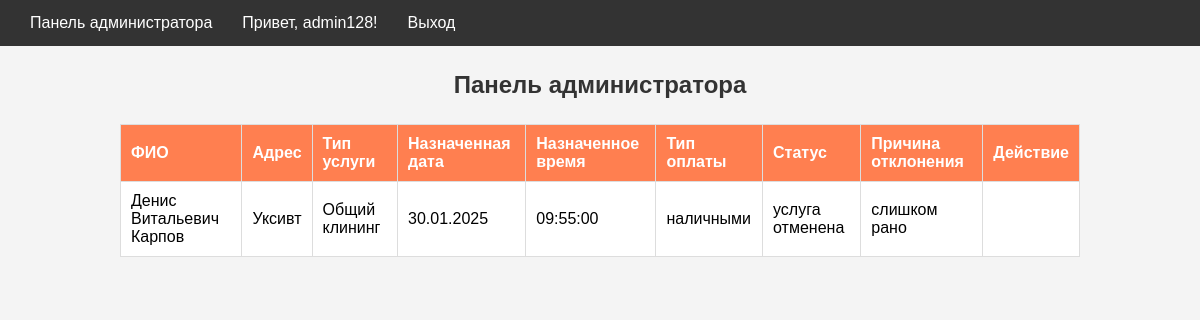
Page /admin_panel.php (signed in) on the earlier database version.
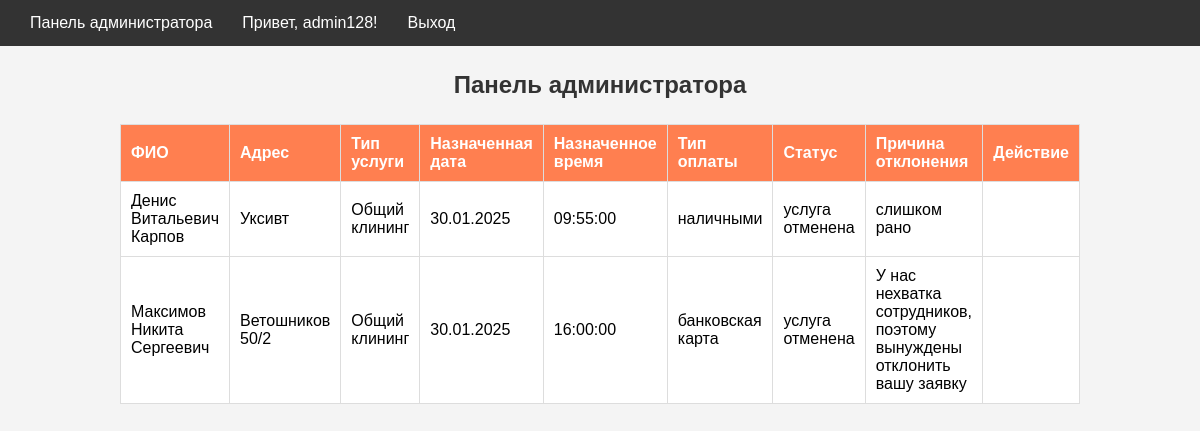
Same page on the later database version.
### tables this page shows
CREATE TABLE `users` (
  `id` int NOT NULL,
  `fio` varchar(255) NOT NULL,
  `telephone` varchar(20) NOT NULL,
  `email` varchar(255) NOT NULL,
  `login` varchar(100) NOT NULL,
  `password` varchar(255) NOT NULL,
  `role` enum('user','admin') NOT NULL DEFAULT 'user'
);

CREATE TABLE `applications` (
  `id` int NOT NULL,
  `user_id` int NOT NULL,
  `address` text NOT NULL,
  `contact_data` varchar(255) NOT NULL,
  `type_service_id` int DEFAULT NULL,
  `custom_service` text,
  `date_get_service` date NOT NULL,
  `time_get_service` time NOT NULL,
  `type_payment` enum('наличными','банковская карта') NOT NULL,
  `status_provision` enum('новая заявка','в работе','услуга оказана','услуга отменена') NOT NULL DEFAULT 'новая заявка',
  `reason_reject` text
);

CREATE TABLE `services` (
  `id` int NOT NULL,
  `name` varchar(255) NOT NULL,
  `description` text
);

### admin_panel.php (the view, shortened to what this page needs)
<?php
include 'includes/nav.php';
include 'settings.php';
$query = "SELECT applications.*, users.fio, services.name
          FROM applications
          JOIN users ON applications.user_id = users.id
          JOIN services ON applications.type_service_id = services.id";
$result = mysqli_query($connect, $query);
?>
<h2>Панель администратора</h2>
<table border="1">
    <tr>
        <th>ФИО</th>
        <th>Адрес</th>
        <th>Тип услуги</th>
        <th>Назначенная дата</th>
        <th>Назначенное время</th>
        <th>Тип оплаты</th>
        <th>Статус</th>
        <th>Причина отклонения</th>
        <th>Действие</th>
    </tr>
    <?php while ($application = mysqli_fetch_assoc($result)) { ?>
        <tr>
            <td><?= htmlspecialchars($application['fio']) ?></td>
            <td><?= htmlspecialchars($application['address']) ?></td>
            <td>
                <?= !empty(trim($application['name']))
                    ? htmlspecialchars($application['name'])
                    : htmlspecialchars($application['custom_service'] ?? '') ?>
            </td>
            <td><?= date("d.m.Y", strtotime($application['date_get_service'])) ?></td>
            <td><?= htmlspecialchars($application['time_get_service']) ?></td>
            <td><?= htmlspecialchars($application['type_payment']) ?></td>
            <td><?= htmlspecialchars($application['status_provision'] ?? '') ?></td>
            <td>
                <?php if ($application['status_provision'] == 'услуга отменена' && !empty($application['reason_reject'])): ?>
                    <?= htmlspecialchars($application['reason_reject']) ?>
                <?php else: ?>
                    -
                <?php endif; ?>
            </td>
            <td>
            </td>
        </tr>
    <?php } ?>
</table>

### includes/nav.php (shortened to what this page needs)
<?php
if (isset($_SESSION['user_id'])) {
    $userId = $_SESSION['user_id'];
}
require "database/db.php"
?>
<nav>
    <ul>
        <?php if (isset($_SESSION['role']) && $_SESSION['role'] == 'admin'): ?>
            <li><a href="admin_panel.php">Панель администратора</a></li>
        <?php elseif (isset($_SESSION['role']) && $_SESSION['role'] == 'user'): ?>
            <li><a href="index.php">Главная</a></li>
            <li><a href="profile.php">Мой профиль</a></li>
            <li><a href="create_application.php">Создать заявку</a></li>
        <?php endif; ?>
        <?php if (isset($userId)): ?>
            <? $sql = "SELECT login FROM users WHERE id = '$userId'";
            $query = mysqli_query($connect, $sql);
            $fetch = mysqli_fetch_assoc($query);
            $login = $fetch['login'];
            ?>
            <li>Привет, <?php echo htmlspecialchars($login); ?>!</li>
            <li><a href="logout.php">Выход</a></li>
        <?php else: ?>
            <li><a href="/">Главная</a></li>
            <li><a href="login.php">Войти</a></li>
            <li><a href="register.php">Регистрация</a></li>
        <?php endif; ?>
    </ul>
</nav>

### settings.php (shortened to what this page needs)
<head>
    <link rel='stylesheet' type='text/css' media='screen' href='/design/css/main.css'>
    <link rel='stylesheet' type='text/css' media='screen' href='/design/css/auth.css'>
    <link rel='stylesheet' type='text/css' media='screen' href='/design/css/admin.css'>
</head>

### design/css/main.css (style rules this page uses)
nav { background: #333; color: white; padding: 10px 20px; }
nav ul { list-style-type: none; padding: 0; margin: 0; display: flex; justify-content: flex-start; }
nav li { margin-right: 20px; }
nav a { color: white; text-decoration: none; padding: 10px; transition: background 0.3s, color 0.3s; border-radius: 5px; }

### design/css/auth.css (style rules this page uses)
h2 { text-align: center; color: #333; }

### design/css/admin.css (style rules this page uses)
h2 { text-align: center; }
table { width: 80%; max-width: 1000px; margin: 20px auto; border-collapse: collapse; }
th, td { padding: 10px; text-align: left; border: 1px solid #ddd; }
th { background: #ff7f50; color: white; }
td { background-color: #ffffff; }

Differences in the rows shown:
added applications: user.fio "Максимов Никита Сергеевич", address "Ветошников 50/2", type_service.name "Общий клининг", date_get_service "30.01.2025", time_get_service "16:00:00", type_payment "банковская карта", status_provision "услуга отменена", reason_reject "У нас нехватка сотрудников, поэтому вынуждены отклонить вашу заявку"
